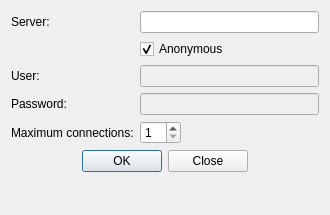
<?xml version="1.0" encoding="UTF-8"?>
<ui version="4.0">
 <class>Connection</class>
 <widget class="QDialog" name="Connection">
  <property name="geometry">
   <rect>
    <x>0</x>
    <y>0</y>
    <width>330</width>
    <height>215</height>
   </rect>
  </property>
  <property name="windowTitle">
   <string>Connection</string>
  </property>
  <property name="windowIcon">
   <iconset resource="ftpClient.qrc">
    <normaloff>:/images/dir.png</normaloff>:/images/dir.png</iconset>
  </property>
  <layout class="QFormLayout" name="formLayout">
   <property name="fieldGrowthPolicy">
    <enum>QFormLayout::ExpandingFieldsGrow</enum>
   </property>
   <item row="0" column="0">
    <widget class="QLabel" name="label">
     <property name="text">
      <string>Server:</string>
     </property>
    </widget>
   </item>
   <item row="0" column="1">
    <widget class="QLineEdit" name="serverAddress"/>
   </item>
   <item row="1" column="1">
    <widget class="QCheckBox" name="anonymousConnection">
     <property name="text">
      <string>Anonymous</string>
     </property>
     <property name="checked">
      <bool>true</bool>
     </property>
    </widget>
   </item>
   <item row="2" column="0">
    <widget class="QLabel" name="label_2">
     <property name="text">
      <string>User:</string>
     </property>
    </widget>
   </item>
   <item row="2" column="1">
    <widget class="QLineEdit" name="user">
     <property name="enabled">
      <bool>false</bool>
     </property>
    </widget>
   </item>
   <item row="3" column="0">
    <widget class="QLabel" name="label_3">
     <property name="text">
      <string>Password:</string>
     </property>
    </widget>
   </item>
   <item row="3" column="1">
    <widget class="QLineEdit" name="password">
     <property name="enabled">
      <bool>false</bool>
     </property>
     <property name="echoMode">
      <enum>QLineEdit::Password</enum>
     </property>
    </widget>
   </item>
   <item row="7" column="0">
    <widget class="QLabel" name="label_4">
     <property name="text">
      <string>Maximum connections:</string>
     </property>
    </widget>
   </item>
   <item row="9" column="0" colspan="2">
    <widget class="QDialogButtonBox" name="buttonBox">
     <property name="standardButtons">
      <set>QDialogButtonBox::Close|QDialogButtonBox::Ok</set>
     </property>
     <property name="centerButtons">
      <bool>true</bool>
     </property>
    </widget>
   </item>
   <item row="10" column="0" colspan="2">
    <widget class="QLabel" name="statusLabel">
     <property name="text">
      <string/>
     </property>
    </widget>
   </item>
   <item row="7" column="1">
    <widget class="QSpinBox" name="spinBox">
     <property name="sizePolicy">
      <sizepolicy hsizetype="Maximum" vsizetype="Fixed">
       <horstretch>0</horstretch>
       <verstretch>0</verstretch>
      </sizepolicy>
     </property>
     <property name="wrapping">
      <bool>false</bool>
     </property>
     <property name="minimum">
      <number>1</number>
     </property>
    </widget>
   </item>
  </layout>
 </widget>
 <layoutdefault spacing="6" margin="11"/>
 <resources>
  <include location="ftpClient.qrc"/>
 </resources>
 <connections/>
</ui>
